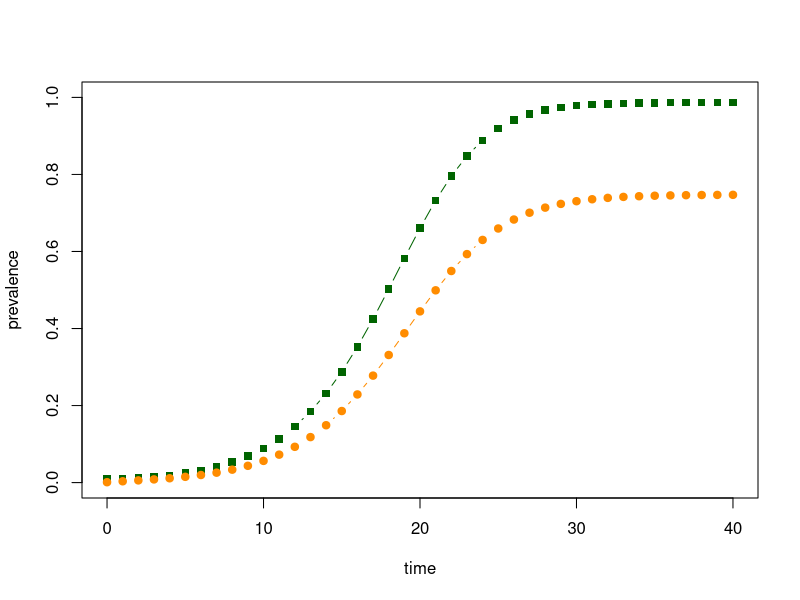
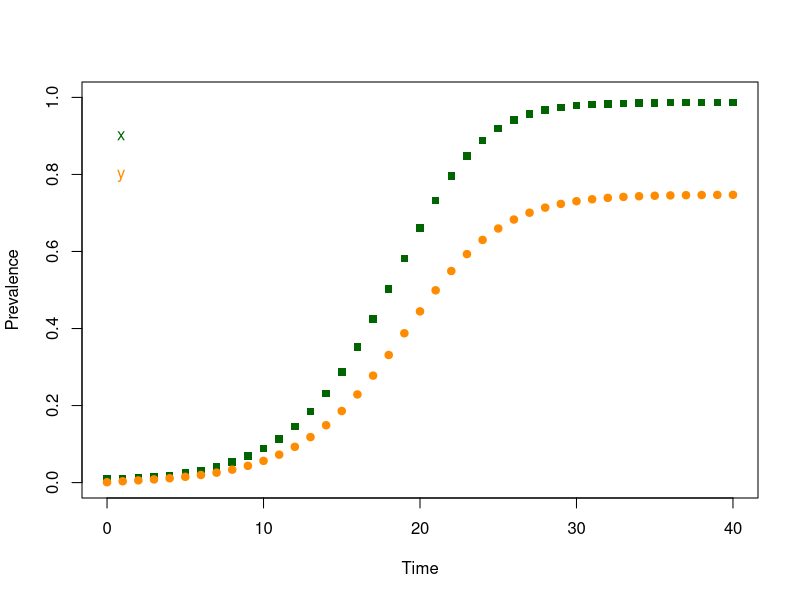
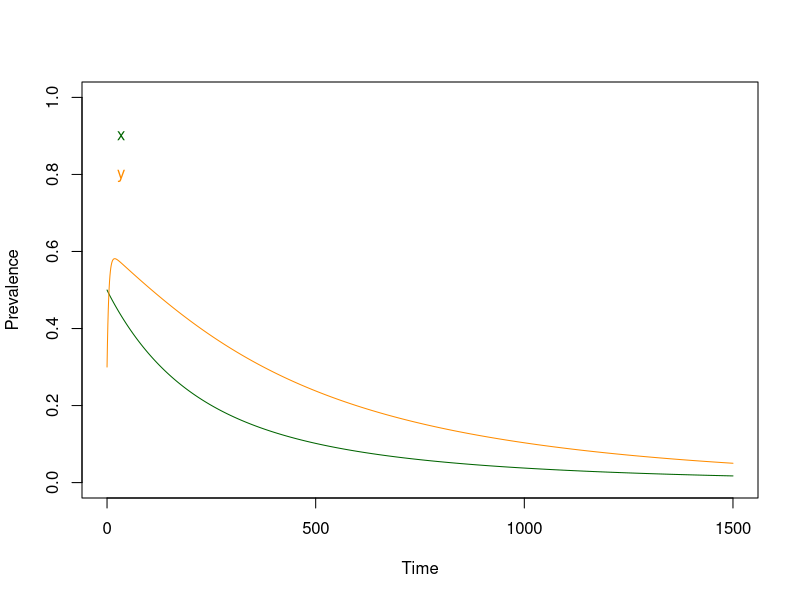
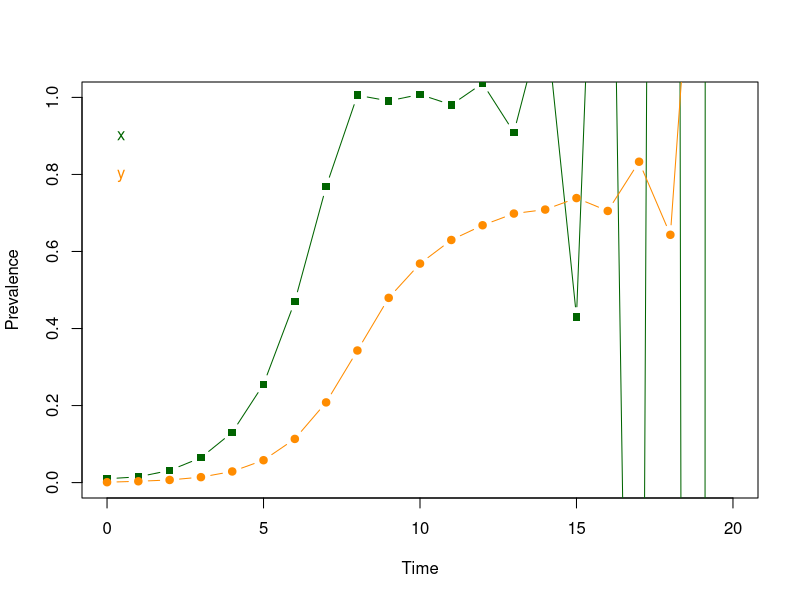
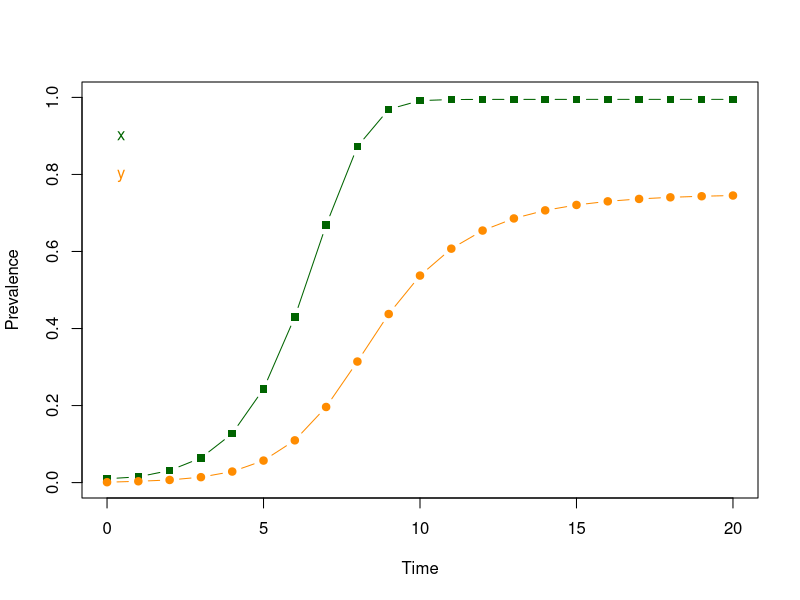
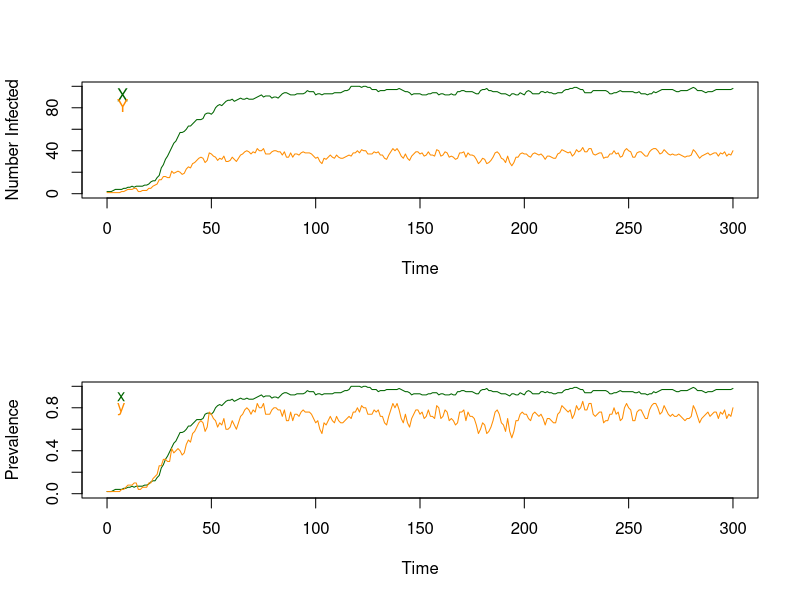
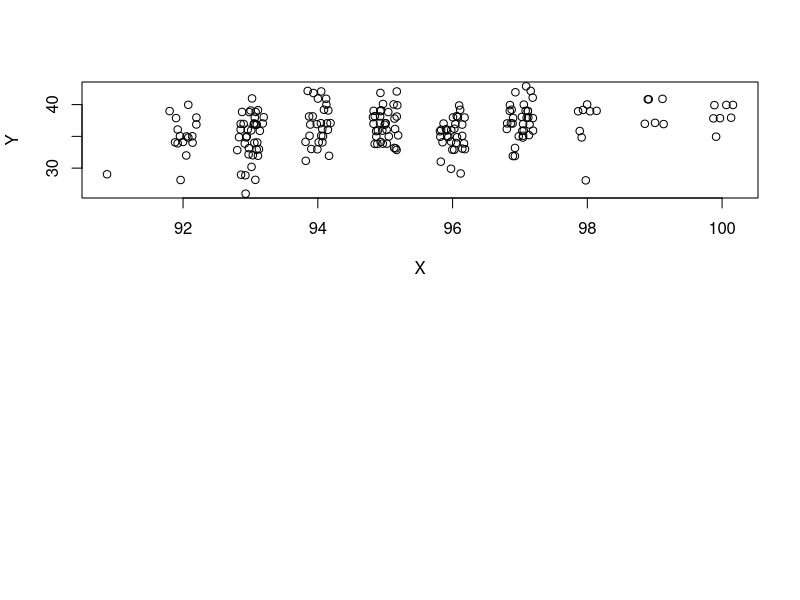
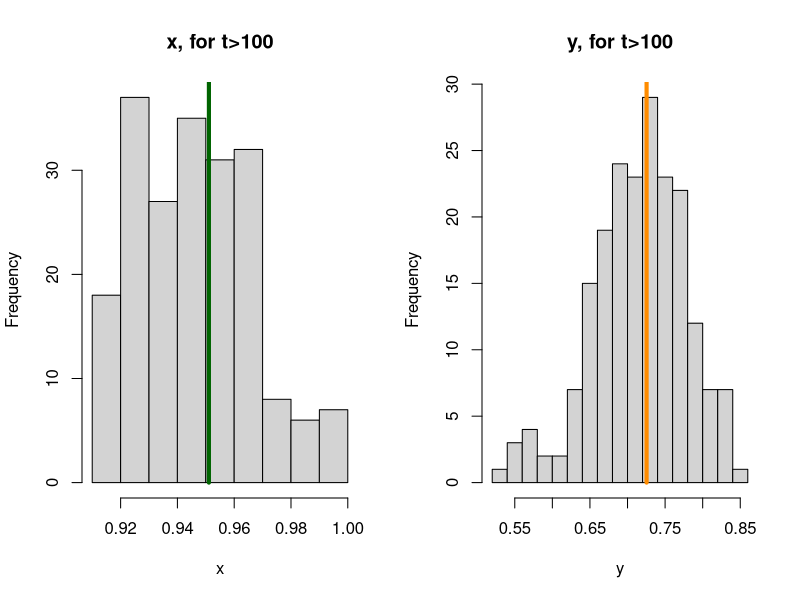

The R script that drew these images, in order:
## ---- chunk 1
# Initial Conditions at a point in time, as a Named Vector 
xy = c(t=0, x=0.01, y=0.001)
## ---- chunk 2
with(as.list(xy), x) 
## ---- chunk 3
# The parameters, as a list 
ross_dts_par = list(
  s = 1/200, # The fraction of infections that clear each day
  u = 1/12,  # The fraction of mosquitoes that die each day
  a = 1/4,   # The fraction of mosquitoes that blood feed on a human each day
  m = 2      # The number of mosquitoes per human
) 
## ---- chunk 4
# INPUTS
# xy - current variables, as a named vector
# p  - the parameters, as a list
#
# OUTPUTS
# the updated values of the variables, as a named vector

ross_dts_1 = function(xy, p){
  with(as.list(xy), 
    with(p,{
      xn = x - s*x + m*a*y*(1-x) 
      yn = y - u*y + a*x*(1-y) 
      return(c(t=t+1, x=xn, y=yn))
    })
  )
}
## ---- chunk 5
# xy_t stores the values of the variables
xy_t = xy 
## ---- chunk 6
# Compute 
xy = ross_dts_1(xy, ross_dts_par)
## ---- chunk 7
# Print to screen
print(xy) 
## ---- chunk 8
# Store 
xy_t = rbind(xy_t, xy)
## ---- chunk 9
# Print to screen
print(xy_t) 
## ---- chunk 10
# Iterate to compute the values as they change over time 
for(t in 2:40){
  xy = ross_dts_1(xy, ross_dts_par) 
  xy_t = rbind(xy_t, xy) 
} 
## ---- chunk 11
print(tail(xy_t, 3)) 
## ---- chunk 12
with(data.frame(xy_t),{
  plot(t, x, type = "b", ylim = c(0,1), ylab = "prevalence", xlab = "time",
       col = "darkgreen",  pch=15)
  lines(t, y, type = "b", col = "darkorange", pch =19)
})
## ---- chunk 13
# INPUTS
# pars - the parameters, as a list 
# x0   - the initial value of x
# y0   - the initial value of y
# t0   - the initial value of t
# tmax - the last value of t 
#
# OUTPUTS
# the values of the variables over time, as a list 
ross_dts_solve_1 = function(pars, x0=.01, y0 = 0.001, t0=0, tmax=100){
   xy = c(t=t0, x=x0, y=y0) 
   xy_t = xy 
   for(t in (t0+1):tmax){
     xy = ross_dts_1(xy, pars)
     xy_t = rbind(xy_t, xy)
   }
   return(list(time=xy_t[,1], x=xy_t[,2], y = xy_t[,3], last = xy)) 
}
## ---- chunk 14
# INPUTS
# xy_t - a list with elements named x, y, and time
# type - plot type:  "l" or "p" or "b"
# lty  - lty  
# add  - if TRUE, add to existing plot 
#
# OUTPUTS
# the values of the variables over time, as a list 
plot_xy = function(xy_t, type = "l", lty=1, add=FALSE){with(xy_t,{
  if(add == FALSE) 
  plot(time, x, "n", ylim = c(0,1), ylab = "Prevalence", xlab = "Time")
  lines(time, x, type = type, lty=lty, col = "darkgreen", pch =15)
  lines(time, y, type = type, lty=lty, col = "darkorange", pch =19)
  text(0, 0.9, "x", col = "darkgreen", pos=4) 
  text(0, 0.8, "y", col = "darkorange", pos=4) 
})}
## ---- chunk 15
plot_xy(ross_dts_solve_1(ross_dts_par, tmax=40), type="p") 
## ---- chunk 16
# The last value is still stored as xy; the [-1] omits t
xy[-1] - ross_dts_1(xy, ross_dts_par)[-1]
## ---- chunk 17
for(i in 41:140){
  xy = ross_dts_1(xy, ross_dts_par)
  xy_t = rbind(xy_t, xy) 
} 
xy[-1] - ross_dts_1(xy, ross_dts_par)[-1]
## ---- chunk 18
# INPUTS
# params - the parameters, as a list 
#
# OUTPUTS
# the steady state values of x and y 
ross_dts_steady_0 = function(params){with(params,{
  xx = (m*a^2 - s*u)/ (m*a^2 + s*a)
  yy = a*xx/(u+a*xx) 
  c(x=xx,y=yy)
})}
## ---- chunk 19
ross_dts_steady_0(ross_dts_par)
## ---- chunk 20
ross_dts_par1 = ross_dts_par
ross_dts_par1$m = 0.005
ross_dts_steady_0(ross_dts_par1)
## ---- chunk 21
plot_xy(ross_dts_solve_1(ross_dts_par1, x0 = .5, y0=.3, tmax=1500)) 
## ---- chunk 22
ross_dts_steady_0(ross_dts_par1)
## ---- chunk 23
m_crit = with(ross_dts_par, s*u/a^2)
m_crit 
## ---- chunk 24
ross_dts_par2 = ross_dts_par
ross_dts_par2$m = m_crit
ross_dts_steady_0(ross_dts_par2)
## ---- chunk 25
# INPUTS
# params - the parameters, as a list 
#
# OUTPUTS
# the steady state values of x and y 
ross_dts_steady_1 = function(params){with(params,{
  xx = ifelse(m*a^2 > s*u, (m*a^2 - s*u)/(m*a^2 + s*a), 0) 
  yy = a*xx/(u+a*xx) 
  c(x=xx,y=yy)
})}
## ---- chunk 26
ross_dts_steady_1(ross_dts_par1)
## ---- chunk 27
xy[-1]
## ---- chunk 28
ross_dts_steady_1(ross_dts_par) 
## ---- chunk 29
sum(abs(xy[-1] - ross_dts_steady_1(ross_dts_par)))
## ---- chunk 30
# INPUTS
# xy  - xy 
# par - a set of parameters for a ross_dts model 
# tol - a tolerance level 
#
# OUTPUTS
# boolean - 
ross_dts_checkit_1 = function(xy, ross_dts_pars, tol=1e-9){
  sum(abs(xy[-1] - ross_dts_steady_1(ross_dts_pars)))  < tol
}
## ---- chunk 31
ross_dts_checkit_1(xy, ross_dts_par)
## ---- chunk 32
ross_dts_par3 = ross_dts_par
ross_dts_par3$m = 20 
plot_xy(ross_dts_solve_1(ross_dts_par3, x0 = .01, y0=.001, tmax=20), "b") 
## ---- chunk 33
# INPUTS
# xy      - current variables, as a named vector
# params  - the parameters, as a list
#
# OUTPUTS
# the updated values of the variables, as a named vector
ross_dts_2 = function(xy, params){with(as.list(xy), with(params,{
  xn = x - s*x + (1-exp(-m*a*y))*(1-x) 
  yn = y - u*y + a*x*(1-y) 
  t=t+1
  return(c(t=t, x=xn, y=yn))
}))}
## ---- chunk 34
# INPUTS
# pars - the parameters, as a list 
# x0   - the initial value of x
# y0   - the initial value of y
# t0   - the initial value of t
# tmax - the last value of t 
#
# OUTPUTS
# the values of the variables over time, as a list 
ross_dts_solve_2 = function(pars, x0=.01, y0 = 0.001, t0=0, tmax=100){
   xy = c(t=t0, x=x0, y=y0) 
   xy = c(t=0, x=x0, y=y0) 
   xy_t = xy 
   for(t in (t0+1):tmax){
     xy = ross_dts_2(xy, pars)
     xy_t = rbind(xy_t, xy)
   }
   return(list(time=xy_t[,1], x=xy_t[,2], y = xy_t[,3], last = xy)) 
}
## ---- chunk 35
plot_xy(ross_dts_solve_2(ross_dts_par3, x0 = .01, y0=.001, tmax=20), "b") 
## ---- chunk 36
# INPUTS
# par - the model parameters, as a list 
#
# OUTPUTS
# the steady state values of x and y 
ross_dts_steady_2 = function(pars){with(pars,{
   f_xx = function(x, pp){with(pp,{
     xx = (1 - exp(-m*a^2*x/(u+a*x)))*(1-x) - s*x
     y = a*xx/(u+a*xx)
     yy = u*y + a*xx*(1-y) 
     return(xx^2 + yy^2)
   })}
   xx = optimize(f_xx, c(0,1), pp=pars, tol = 1e-10)$min
   yy = a*xx/(u+a*xx) 
   c(xx, yy)
})}
## ---- chunk 37
ross_dts_steady_2(ross_dts_par3)
## ---- chunk 38
ross_dts_solve_2(ross_dts_par3, x0=.1, y0=.05,tmax=300)$last[-1]
## ---- chunk 39
ross_dts_checkit_2 = function(pars, x0 = .1, y0=.05, tmax=500, tol=1e-7){
  xyt = ross_dts_solve_2(pars, x0=x0, y0=y0, tmax=tmax)
  sum(abs(xyt$last[-1] - ross_dts_steady_2(pars))) < tol
}
## ---- chunk 40
ross_dts_checkit_2(ross_dts_par3)
## ---- chunk 41
# The parameters, as a list 
ross_sdts_par = list(
  M = 50,   # The number of mosquitoes 
  H = 100,   # The number of humans 
  s = 1/200, # The fraction of infections that clear each day
  u = 1/12,  # The fraction of mosquitoes that die each day
  a = 1/4   # The fraction of mosquitoes that blood feed on a human each day
)
ross_sdts_par$m = with(ross_sdts_par, M/H)
## ---- chunk 42
# XY      - a vector of the form c(t, X, Y) 
# params  - the parameters, as a list 
ross_sdts = function(XY, params){
  with(as.list(XY), 
    with(params,{
      ar = 1 - exp(-a*Y/H)
      Xn = rbinom(1, X, 1-s) + rbinom(1, H-X, ar)  
      Yn = rbinom(1, Y, 1-u) + rbinom(1, M-Y, a*X/H)  
      t=t+1
      return(c(t=t, X=Xn, Y=Yn))
}))}
## ---- chunk 43
# INPUTS
# pars - the parameters, as a list 
# X0   - the initial number of infected humans
# Y0   - the initial number of infected mosquitoes 
# t0   - the initial value of t
# tmax - the last value of t 
#
# OUTPUTS
# the values of the variables over time, as a list 
sim_ross_sdts = function(pars, X0=2, Y0 = 1, t0=0, tmax=100){
   XY = c(t=t0, X=X0, Y=Y0) 
   XY_t = XY 
   for(t in (t0+1):tmax){
     XY = ross_sdts(XY, pars)
     XY_t = rbind(XY_t, XY)
   }
   X=XY_t[,2] 
   Y=XY_t[,3]
   x=X/pars$H 
   y=Y/pars$M 
   return(list(time=XY_t[,1], x=x, y=y, X=X, Y=Y, last = XY)) 
}
## ---- chunk 44
# INPUTS
# XY_t - a list with elements named x, y, and time
# type - plot type:  "l" or "p" or "b"
# lty  - lty  
# add  - if TRUE, add to existing plot 
plot_XY = function(XY_t, type="l", lty=1, add= FALSE){with(XY_t,{
  if(add == FALSE) 
  plot(time, X, type = "n", ylim = range(0, X, Y), ylab = "Number Infected", xlab = "Time")
  lines(time, X, type=type, lty=lty, col="darkgreen", pch =15)
  lines(time, Y, type=type, lty=lty, col="darkorange", pch =19)
  text(0, 0.9*max(X,Y), "X", col = "darkgreen", pos=4) 
  text(0, 0.8*max(X,Y), "Y", col = "darkorange", pos=4) 
})}
## ---- chunk 45
set.seed(253)
XYt <- sim_ross_sdts(ross_sdts_par, tmax=300) 
## ---- chunk 46
par(mfrow = c(2,1))
plot_XY(XYt)
plot_xy(XYt)
## ---- chunk 47
with(XYt,{
  ix = which(time>100)
  plot(jitter(X[ix]), jitter(Y[ix]), xlab = "X", ylab = "Y")
}) 
## ---- chunk 48
xdist= with(XYt, x[-c(1:100)]) 
ydist= with(XYt, y[-c(1:100)]) 
mx = mean(xdist)
my = mean(ydist) 
c(x=mx, y=my)
## ---- chunk 49
par(mfrow=c(1,2))
hist(xdist,  xlab = "x", main = "x, for t>100")
segments(mx, 0, mx, 250, lwd=4, col = "darkgreen")
hist(ydist, 15, xlab = "y", main = "y, for t>100")
segments(my, 0, my, 200, lwd=4, col = "darkorange")
## ---- chunk 50
ross_dts_steady_2(ross_sdts_par)
## ---- chunk 51
library(deSolve)
## ---- chunk 52
ross_xde_inits = c(x=0.01, y=0.01)
## ---- chunk 53
# The parameters, as list 
ross_xde_par = list(
  r = 1/200, # The clearance rate for infections 
  g = 1/12,  # The mosquito daily death rate 
  a = 1/4,   # The mosquito human blood feeding rate 
  m = 0.5      # The number of mosquitoes per human
) 
## ---- chunk 54
# INPUTS
# t - the current time 
# vars - the variables, as a named vector 
# pars - the parameters, as a list
# OUTPUTS
# the derivatives, as a list 
ross_xde = function(t, vars, pars){
  with(pars, 
    with(as.list(vars),{
    
      dxdt = m*a*y*(1-x) - r*x
      dydt = a*x*(1-y) - g*y
  
      return(list(c(dxdt, dydt)))
    })
  )
}
## ---- chunk 55
c(1/200, 1-exp(-1/200)) 
## ---- chunk 56
deSolve::ode(ross_xde_inits, 0:5, ross_xde, ross_xde_par)
## ---- chunk 57
# INPUTS: 
# pars -- the parameter values, as a list
# x0   -- the initial value for x(t) 
# y0   -- the initial value for y(t) 
# tmax -- the largest value of t  
# dt   -- the interval for t 
# OUTPUT: 
# the output of ode as a data.frame 
ross_xde_solve = function(pars, x0=.01, y0=0.001, tmax=100, dt=1){
  tms = seq(0, tmax, by = dt)
  xy0 = c(x=x0, y=y0)
  data.frame(ode(xy0, tms, ross_xde, pars)) 
}
## ---- chunk 58
deout <- ross_xde_solve(ross_xde_par)
## ---- chunk 59
plot_xy(deout)
## ---- chunk 60
deout1 <- ross_xde_solve(ross_xde_par, x0=0.2, y0=0.02)
deout2 <- ross_xde_solve(ross_xde_par, x0=.99, y0=0.99)
## ---- chunk 61
plot_xy(deout)
plot_xy(deout1, lty=2, add=TRUE)
plot_xy(deout2, lty=3, add=TRUE)
## ---- chunk 62
ross_xde_steady_1 = function(pars){with(pars,{
  xx = ifelse(m*a^2 > r*g, (m*a^2 - r*g)/(m*a^2 + r*a), 0) 
  yy = a*xx/(g+a*xx)
  c(x=xx, y=yy)
})}
## ---- chunk 63
ross_xde_steady_1(ross_xde_par)
## ---- chunk 64
de_eq <- ross_xde_solve(ross_xde_par, tmax=500, dt=5)
with(de_eq, c(x=tail(x,1), y=tail(y,1))) 
## ---- chunk 65
# The parameters, as list 
ross_sxde_par = list(
  r = 1/200, # The clearance rate for infections 
  g = 1/12,  # The mosquito daily death rate 
  a = 1/4,   # The mosquito human blood feeding rate 
  M = 50,   # The number of mosquitoes 
  H = 100    # The number of humans
) 
## ---- chunk 66
ross_sxde = function(XY, pars){
  with(as.list(XY), with(pars,{
    p1 = a*Y*(H-X)/H
    p2 = r*X 
    p3 = a*X*(M-Y)/H
    p4 = g*Y 

    t = t + rexp(1, p1+p2+p3+p4)
    
    event = sample(1:4, 1, prob=c(p1, p2, p3, p4))
    if (event==1) X <- X+1
    if (event==2) X <- X-1
    if (event==3) Y <- Y+1
    if (event==4) Y <- Y-1
    
    return(c(t=t,  X=X, Y=Y, x=X/H, y=Y/M))
}))}
## ---- chunk 67
xy = c(t=0, X=10, Y=10)
for (i in 1:5){
  xy <- ross_sxde(xy, ross_sxde_par)
  print(xy)
}
## ---- chunk 68
sim_ross_sxde = function(pars, X0=2, Y0=1, tmax=300){
   XY = c(t=0, X=X0, Y=Y0) 
   tm = XY[1]
   XY_t = c()  
   while(tm < tmax){
     XY = ross_sxde(XY, pars)
     tm = XY[1]
     XY_t = rbind(XY_t, XY)
   }
   return(list(time=XY_t[,1], X=XY_t[,2], Y=XY_t[,3], x = XY_t[,4], y = XY_t[,5])) 
}
## ---- chunk 69
out <- sim_ross_sxde(ross_sxde_par)
## ---- chunk 70
par(mfrow = c(2,1))
plot_XY(out)
plot_xy(out)
## ---- chunk 71
par(mfrow=c(1,2))
with(out,{
  ix = which(time>100)
  xdist= X[ix]; mx = mean(xdist)
  ydist= Y[ix]; my = mean(ydist) 
  hist(xdist, 10, xlab = "X", main = "X, for t>100")
  segments(mx, 0, mx, 250, lwd=4, col = "darkgreen")
  hist(ydist, 15, xlab = "Y", main = "Y, for t>100")
  segments(my, 0, my, 200, lwd=4, col = "darkorange")
})
## ---- chunk 72
par(mfrow=c(1,2))
with(out,{
  ix = which(time>100)
  xdist= x[ix]; mx = mean(xdist)
  ydist= y[ix]; my = mean(ydist) 
  hist(xdist, 10, xlab = "x", main = "x, for t>100")
  segments(mx, 0, mx, 250, lwd=4, col = "darkgreen")
  hist(ydist, 15, xlab = "y", main = "y, for t>100")
  segments(my, 0, my, 200, lwd=4, col = "darkorange")
})
## ---- chunk 73
# The parameters, as list 
ross_xde_par_5 = list(
  r = 1/200, # The clearance rate for infections 
  g = 1/12,  # The mosquito daily death rate 
  a = 1/4,   # The mosquito human blood feeding rate 
  m = 0.5,   # The number of mosquitoes per human
  H = 100,
  M = 50
) 
## ---- chunk 74
ross_xde_solve(ross_xde_par_5, x0=0.01, y=0.02, tmax=200, dt=1) -> r_xde
sim_ross_sxde(ross_xde_par_5, X0=1, Y0=1, tmax=200) -> s_xde0
sim_ross_sxde(ross_xde_par_5, X0=1, Y0=1, tmax=200) -> s_xde1
sim_ross_sxde(ross_xde_par_5, X0=1, Y0=1, tmax=200) -> s_xde2
sim_ross_sxde(ross_xde_par_5, X0=1, Y0=1, tmax=200) -> s_xde3
sim_ross_sxde(ross_xde_par_5, X0=1, Y0=1, tmax=200) -> s_xde4
sim_ross_sxde(ross_xde_par_5, X0=1, Y0=1, tmax=200) -> s_xde5
## ---- chunk 75
# The parameters, as a list 
ross_dts_par_5 = list(
#  s = 1-exp(-1/200), # The fraction of infections that clear each day
  s = 1/200, # The fraction of infections that clear each day
#  u = 1-exp(-1/12),  # The fraction of mosquitoes that die each day
  u = 1/12,  # The fraction of mosquitoes that die each day
  a = 1/4,   # The fraction of mosquitoes that blood feed on a human each day
  m = 0.5,   # The number of mosquitoes per human
  H = 100,
  M = 50
) 
## ---- chunk 76
# INPUTS
# xy_t - a list with elements named x, y, and time
# type - plot type:  "l" or "p" or "b"
# lty  - lty  
# add  - if TRUE, add to existing plot 
#
# OUTPUTS
# the values of the variables over time, as a list 
plot_x = function(xy_t, type = "l", lty=1, clr="darkgreen", add=FALSE){with(xy_t,{
  if(add == FALSE) 
  plot(time, x, "n", ylim = c(0,1), main = "Human Infection Prevalence",
       ylab = "x - Proportion Infected", xlab = "Time")
  lines(time, x, type = type, lty=lty, col = clr, pch =15)
})}
## ---- chunk 77
# INPUTS
# xy_t - a list with elements named x, y, and time
# type - plot type:  "l" or "p" or "b"
# lty  - lty  
# add  - if TRUE, add to existing plot 
#
# OUTPUTS
# the values of the variables over time, as a list 
plot_y = function(xy_t, type = "l", lty=1, clr="darkorange", add=FALSE){with(xy_t,{
  if(add == FALSE) 
  plot(time, y, "n", ylim = c(0,1), main = "Mosquito Infection Prevalence",
       ylab = "y - Proportion Infected", xlab = "Time")
  lines(time, y, type = type, lty=lty, col = clr, pch =15)
})}
## ---- chunk 78
ross_dts_solve_2(ross_dts_par_5, x0=0.01, y0=0.02, tmax=200) -> r_dts
ross_dts_solve_1(ross_dts_par_5, x0=0.01, y0=0.02, tmax=200) -> r1_dts
sim_ross_sdts(ross_dts_par_5, X0=1, Y0=1, tmax=200) -> s_dts0
sim_ross_sdts(ross_dts_par_5, X0=1, Y0=1, tmax=200) -> s_dts1
sim_ross_sdts(ross_dts_par_5, X0=1, Y0=1, tmax=200) -> s_dts2
sim_ross_sdts(ross_dts_par_5, X0=1, Y0=1, tmax=200) -> s_dts3
sim_ross_sdts(ross_dts_par_5, X0=1, Y0=1, tmax=200) -> s_dts4
sim_ross_sdts(ross_dts_par_5, X0=1, Y0=1, tmax=200) -> s_dts5
## ---- chunk 79
library(viridisLite)
clrs = turbo(4)
par(mfrow = c(2,1))
plot_x(r_xde,  clr = clrs[1])
plot_x(r_dts,  clr = clrs[2], add=T)
plot_x(s_dts0, clr = clrs[3], lty=2, add=T)
plot_x(s_xde0, clr = clrs[4], lty=2, add=T)

plot_y(r_xde,  clr = clrs[1])
plot_y(r_dts,  clr = clrs[2], add=T)
plot_y(s_dts0, clr = clrs[3], lty=2, add=T)
plot_y(s_xde0, clr = clrs[4], lty=2, add=T)
## ---- chunk 80
clrs = turbo(4)
par(mfrow = c(3,1))
plot_x(r_xde, clr = clrs[1])
plot_x(r_dts, clr = clrs[2], add=T)
plot_x(r1_dts, clr = clrs[4], add=T)

plot_y(r_xde, clr = clrs[1])
plot_y(r_dts, clr = clrs[2], add=T)
plot_y(r1_dts, clr = clrs[4], add=T)

tm = with(r_xde, time) 
dx = with(r_xde, x) - with(r_dts, x)
dy = with(r_xde, y) - with(r_dts, y)

dx1 = with(r_xde, x) - with(r1_dts, x)
dy1 = with(r_xde, y) - with(r1_dts, y)

plot(tm,  dx, type = "n", ylim = range(dx, dx1, dy, dy1),  ylab = "dx, dy", xlab = "Time", main = "Model Differences")
lines(tm, 0*dx, col = grey(0.8))
lines(tm,  dx, col = "darkgreen", lwd=2)
lines(tm,  dx1, col = "darkgreen", lwd=2, lty=3)
lines(tm,  dy, col = "darkorange", lwd=2)
lines(tm,  dy1, col = "darkorange", lwd=2, lty=3)
## ---- chunk 81
ssd_2mods = function(m1, m2, norm=1){
  dx = sum((with(m1, x) - with(m2, x))^2) 
  dy = sum((with(m1, y) - with(m2, y))^2) 
  return((dx+dy)/norm) 
}
## ---- chunk 82
ssd_2mods(r_xde, r_dts, norm = length(r_xde$time))
## ---- chunk 83
sabs_2mods = function(m1, m2, norm=1){
  dx = sum(abs(with(m1, x) - with(m2, x))) 
  dy = sum(abs(with(m1, y) - with(m2, y)))
  return((dx+dy)/norm) 
}
## ---- chunk 84
sabs_2mods(r_xde, r1_dts, norm = length(r_xde$time))
## ---- chunk 85
library(viridisLite)
clrsA = mako(8)[2:7]
clrsB = rocket(8)[2:7]
par(mfrow = c(2,1))

plot_x(r_xde, clr=clrs[1])
plot_x(s_dts0, clr=clrsA[1], add=T)
plot_x(s_xde0, clr=clrsB[1], add=T)
plot_x(s_dts1, clr=clrsA[2], add=T)
plot_x(s_xde1, clr=clrsB[2], add=T)
plot_x(s_dts2, clr=clrsA[3], add=T)
plot_x(s_xde2, clr=clrsB[3], add=T)
plot_x(s_dts3, clr=clrsA[4], add=T)
plot_x(s_xde3, clr=clrsB[4], add=T)
plot_x(s_dts4, clr=clrsA[5], add=T)
plot_x(s_xde4, clr=clrsB[5], add=T)
plot_x(s_dts5, clr=clrsA[6], add=T)
plot_x(s_xde5, clr=clrsB[6], add=T)

plot_y(r_xde, clr=clrs[1])
plot_y(s_dts0, clr=clrsA[1], add=T)
plot_y(s_xde0, clr=clrsB[1], add=T)
plot_y(s_dts1, clr=clrsA[2], add=T)
plot_y(s_xde1, clr=clrsB[2], add=T)
plot_y(s_dts2, clr=clrsA[3], add=T)
plot_y(s_xde2, clr=clrsB[3], add=T)
plot_y(s_dts3, clr=clrsA[4], add=T)
plot_y(s_xde3, clr=clrsB[4], add=T)
plot_y(s_dts4, clr=clrsA[5], add=T)
plot_y(s_xde4, clr=clrsB[5], add=T)
plot_y(s_dts5, clr=clrsA[6], add=T)
plot_y(s_xde5, clr=clrsB[6], add=T)
